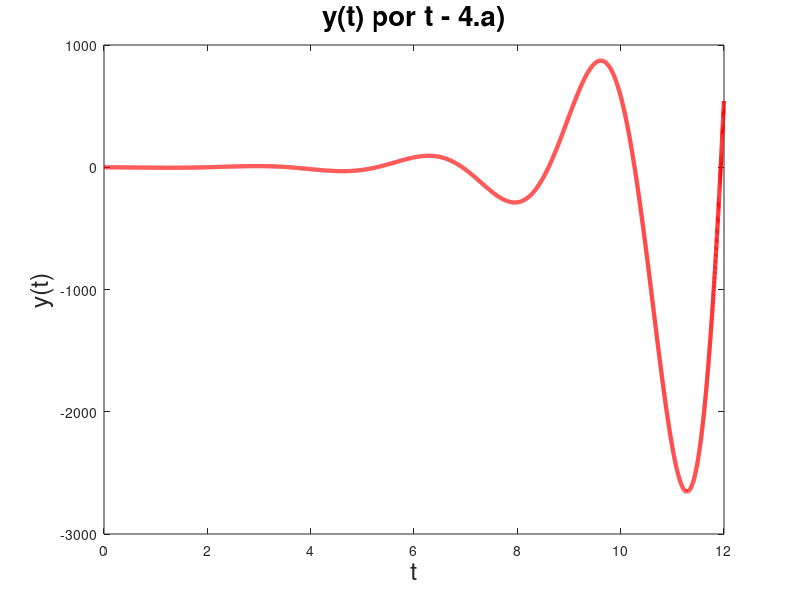

Recreate this plot in MATLAB.
%Questão 4.a)

% Intervalo
dt=0.001;

% Dados basicos
t=0:dt:12-dt; y=e.^(2/3*t).*(3/4*cos(4*sqrt(2)/3*t)-15*sqrt(2)/16*sin(4*sqrt(2)/3*t))-3/4;
plot (t, y, "r", "linewidth", 3);
title("y(t) por t - 4.a)", "fontsize", 20);
xlabel("t", "fontsize", 18);
ylabel("y(t)", "fontsize", 18);
